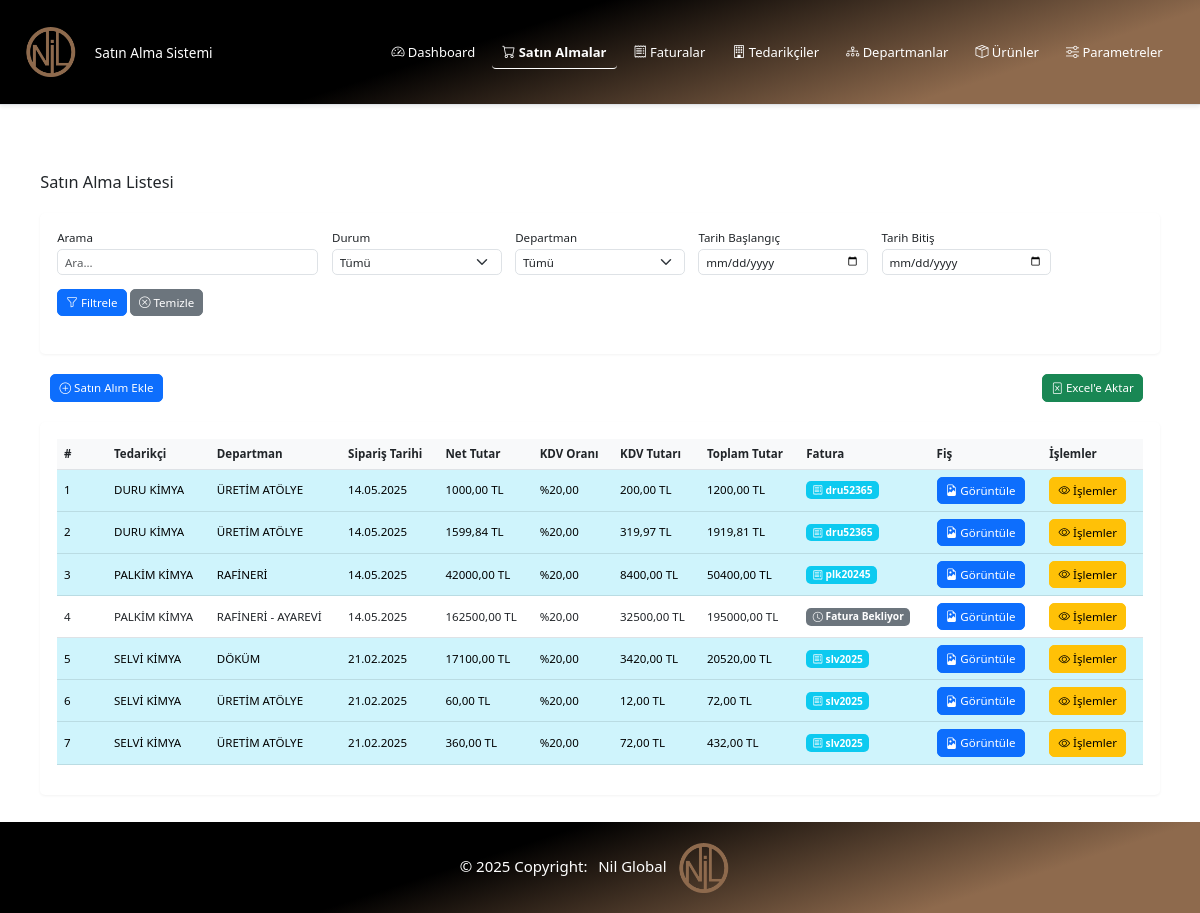
Before: / with the older database file.
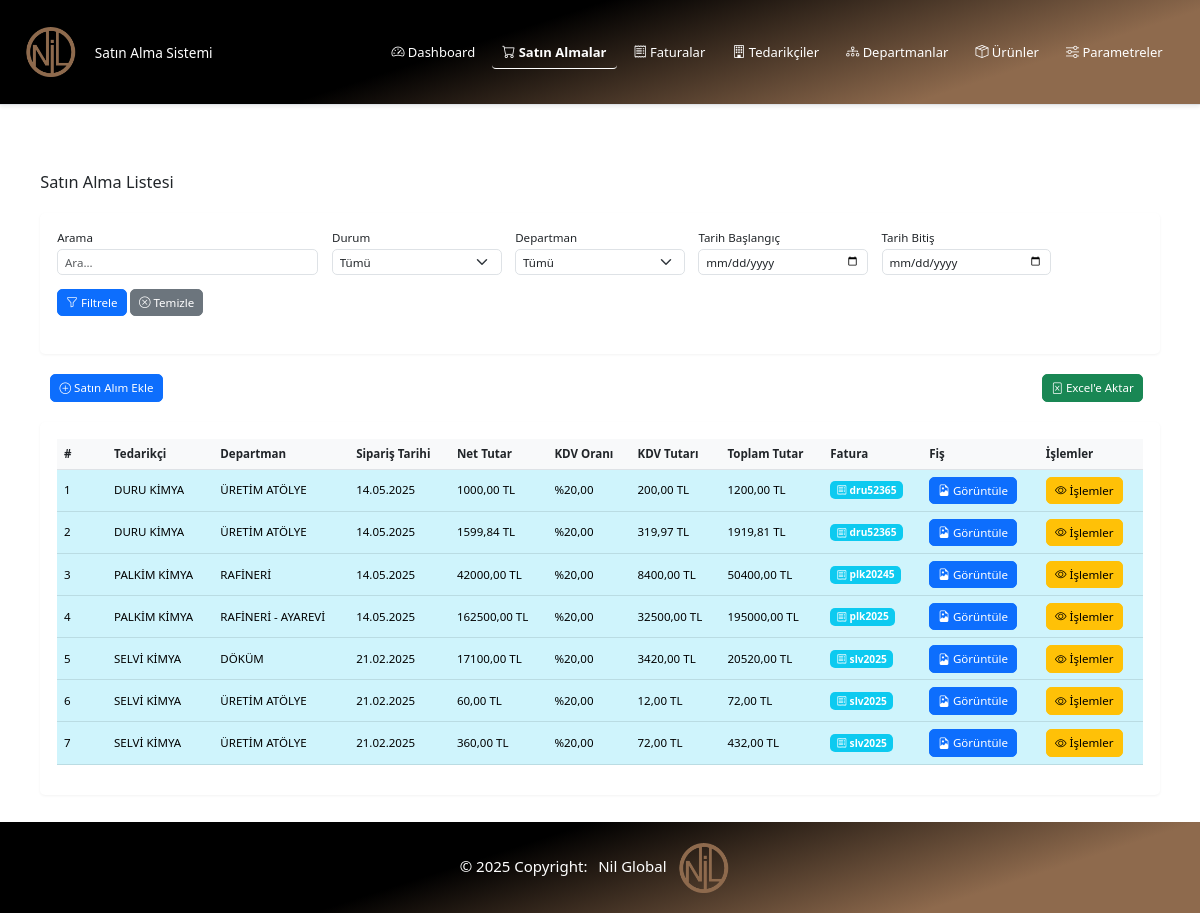
After: the same page with the newer database file.
### satin_alma/models.py (models this page shows, shortened)
class SatinAlma(models.Model):
    tedarikci = models.ForeignKey(Tedarikci, on_delete=models.CASCADE, verbose_name="Tedarikçi")
    urun = models.ForeignKey(Urun, on_delete=models.CASCADE, verbose_name="Ürün")
    departman = models.ForeignKey(Departman, on_delete=models.SET_NULL, null=True, verbose_name="Departman")
    tarih = models.DateField(verbose_name="Tarih")
    miktar = models.DecimalField(max_digits=10, decimal_places=2, verbose_name="Miktar")
    birim = models.ForeignKey(Birim, on_delete=models.SET_NULL, null=True, verbose_name="Birim")
    birim_fiyat = models.DecimalField(max_digits=10, decimal_places=2, verbose_name="Birim Fiyat")
    kdv = models.ForeignKey(KDV, on_delete=models.SET_NULL, null=True, verbose_name="KDV")
    para_birimi = models.ForeignKey(ParaBirimi, on_delete=models.SET_NULL, null=True, verbose_name="Para Birimi")
    fis = models.FileField(upload_to='fisler/', blank=True, null=True, verbose_name="Fiş")
    faturaya_baglandi = models.BooleanField(default=False, verbose_name="Faturaya Bağlandı")
    created_at = models.DateTimeField(auto_now_add=True)
    updated_at = models.DateTimeField(auto_now=True)
    class Meta:
        verbose_name = "Satın Alma"
        verbose_name_plural = "Satın Almalar"
        ordering = ['-tarih']

### tedarikciler/models.py (models this page shows, shortened)
class Tedarikci(models.Model):
    ad = models.CharField(max_length=255, verbose_name="Firma Adı")
    hizmet = models.CharField(max_length=255, verbose_name="Verdiği Hizmet")
    yetkili = models.CharField(max_length=255, verbose_name="Firma Yetkilisi")
    telefon = models.CharField(max_length=20, verbose_name="Telefon Numarası")
    adres = models.TextField(blank=True, verbose_name="Adres")
    email = models.EmailField(blank=True, verbose_name="E-posta Adresi")
    created_at = models.DateTimeField(auto_now_add=True)
    updated_at = models.DateTimeField(auto_now=True)
    class Meta:
        verbose_name = "Tedarikçi"
        verbose_name_plural = "Tedarikçiler"
        ordering = ['ad']

### departmanlar/models.py (models this page shows, shortened)
class Departman(models.Model):
    ad = models.CharField(max_length=255, verbose_name="Departman Adı")
    sira = models.PositiveIntegerField(default=0, verbose_name="Sıra")
    created_at = models.DateTimeField(auto_now_add=True)
    updated_at = models.DateTimeField(auto_now=True)
    class Meta:
        verbose_name = "Departman"
        verbose_name_plural = "Departmanlar"
        ordering = ['ad']

### parametreler/models.py (models this page shows, shortened)
class ParaBirimi(models.Model):
    kod = models.CharField(max_length=10, verbose_name="Para Birimi Kodu")
    created_at = models.DateTimeField(auto_now_add=True)
    updated_at = models.DateTimeField(auto_now=True)
    class Meta:
        verbose_name = "Para Birimi"
        verbose_name_plural = "Para Birimleri"
        ordering = ['kod']

class KDV(models.Model):
    ad = models.CharField(max_length=50, verbose_name="KDV Adı", default="")
    oran = models.DecimalField(max_digits=4, decimal_places=2, verbose_name="KDV Oranı (%)")
    created_at = models.DateTimeField(auto_now_add=True)
    updated_at = models.DateTimeField(auto_now=True)
    class Meta:
        verbose_name = "KDV"
        verbose_name_plural = "KDV Oranları"
        ordering = ['oran']

### faturalar/models.py (models this page shows, shortened)
class Fatura(models.Model):
    tedarikci = models.ForeignKey(Tedarikci, on_delete=models.CASCADE, related_name='faturalari')
    fatura_no = models.CharField(max_length=50, verbose_name="Fatura No")
    fatura_tarihi = models.DateField(verbose_name="Fatura Tarihi")
    odeme_tarihi = models.DateField(verbose_name="Ödeme Tarihi")
    tutar = models.DecimalField(max_digits=12, decimal_places=2, verbose_name="Tutar")
    fatura_dosya = models.FileField(upload_to='faturalar/', blank=True, null=True, verbose_name="Fatura Dosyası")
    satinalmalar = models.ManyToManyField('satin_alma.SatinAlma', related_name='faturalari', blank=True, verbose_name="Satın Almalar")
    created_at = models.DateTimeField(auto_now_add=True)
    updated_at = models.DateTimeField(auto_now=True)
    class Meta:
        verbose_name = "Fatura"
        verbose_name_plural = "Faturalar"
        ordering = ['-fatura_tarihi']

### satin_alma/views.py (the view, shortened to what this page needs)
# urls.py: path('', views.satin_alma_listesi, name='satin_alma_listesi'),
def satin_alma_listesi(request):
    tedarikci_id = request.GET.get('tedarikci')
    urun_id = request.GET.get('urun')
    departman_id = request.GET.get('departman')
    tarih_baslangic = request.GET.get('tarih_baslangic')
    tarih_bitis = request.GET.get('tarih_bitis')
    durum = request.GET.get('durum')
    arama = request.GET.get('arama', '').strip()
    export = request.GET.get('export')
    satin_almalar = SatinAlma.objects.select_related(
        'tedarikci', 'urun', 'departman', 'birim', 'para_birimi', 'kdv'
    ).prefetch_related('faturalari')
    if tedarikci_id:
        satin_almalar = satin_almalar.filter(tedarikci_id=tedarikci_id)
    if urun_id:
        satin_almalar = satin_almalar.filter(urun_id=urun_id)
    if departman_id:
        satin_almalar = satin_almalar.filter(departman_id=departman_id)
    if tarih_baslangic:
        satin_almalar = satin_almalar.filter(tarih__gte=tarih_baslangic)
    if tarih_bitis:
        satin_almalar = satin_almalar.filter(tarih__lte=tarih_bitis)
    satin_alma_listesi = []
    for satinalma in satin_almalar:
        net_tutar = satinalma.birim_fiyat * satinalma.miktar
        kdv_tutari = net_tutar * (satinalma.kdv.oran / 100) if satinalma.kdv else 0
        toplam_tutar = net_tutar + kdv_tutari
        satin_alma_listesi.append({
            'model': satinalma,
            'net_tutar': net_tutar,
            'kdv_tutari': kdv_tutari,
            'toplam_tutar': toplam_tutar
        })
    context = {
        'satin_alma_listesi': satin_alma_listesi,
        'tedarikciler': Tedarikci.objects.all(),
        'urunler': Urun.objects.all(),
        'departmanlar': Departman.objects.all(),
        'filtre': {
            'tedarikci': tedarikci_id,
            'urun': urun_id,
            'departman': departman_id,
            'tarih_baslangic': tarih_baslangic,
            'tarih_bitis': tarih_bitis,
            'durum': durum,
            'arama': arama,
        }
    }
    return render(request, 'satin_alma/satin_alma_listesi.html', context)

### templates/satin_alma/satin_alma_listesi.html (shortened to what the changed rows need)
{% extends 'base.html' %}
{% load static %}
{% block page_content %}
<div class="container">
    <div class="d-flex justify-content-between align-items-center mb-3 mt-4">
        <h2>Satın Alma Listesi</h2>
    </div>
    <div class="card">
        <div class="card-body">
            <div class="table-responsive">
                <table class="table table-hover">
                    <thead>
                        <tr>
                            <th style="width: 50px">#</th>
                            <th>Tedarikçi</th>
                            <th>Departman</th>
                            <th>Sipariş Tarihi</th>
                            <th>Net Tutar</th>
                            <th>KDV Oranı</th>
                            <th>KDV Tutarı</th>
                            <th>Toplam Tutar</th>
                            <th>Fatura</th>
                            <th>Fiş</th>
                            <th>İşlemler</th>
                        </tr>
                    </thead>
                    <tbody>
                        {% for item in satin_alma_listesi %}
                            {% with satinalma=item.model %}
                            <tr {% if satinalma.faturalari.exists %}class="table-info"{% endif %}>
                                <td>{{ forloop.counter }}</td>
                                <td>{{ satinalma.tedarikci.ad }}</td>
                                <td>{{ satinalma.departman.ad }}</td>
                                <td>{{ satinalma.tarih|date:"d.m.Y" }}</td>
                                <td>{{ item.net_tutar|floatformat:2 }} {{ satinalma.para_birimi.kod }}</td>
                                <td>%{{ satinalma.kdv.oran }}</td>
                                <td>{{ item.kdv_tutari|floatformat:2 }} {{ satinalma.para_birimi.kod }}</td>
                                <td>{{ item.toplam_tutar|floatformat:2 }} {{ satinalma.para_birimi.kod }}</td>
                                <td>
                                    {% with fatura=satinalma.faturalari.first %}
                                        {% if fatura %}
                                            <a href="{% url 'faturalar:fatura_detay' fatura.id %}" class="text-decoration-none">
                                                <span class="badge bg-info btn btn-sm">
                                                    <i class="bi bi-receipt"></i> {{ fatura.fatura_no }}
                                                </span>
                                            </a>
                                        {% else %}
                                            <span class="badge bg-secondary btn btn-sm">
                                                <i class="bi bi-clock"></i> Fatura Bekliyor
                                            </span>
                                        {% endif %}
                                    {% endwith %}
                                </td>
                                <td>
                                    {% if satinalma.fis %}
                                        <a href="{{ satinalma.fis.url }}" target="_blank" class="btn btn-primary" title="Fişi Görüntüle">
                                            <i class="bi bi-file-earmark-image"></i> Görüntüle
                                        </a>
                                    {% else %}
                                        <span class="text-muted">-</span>
                                    {% endif %}
                                </td>
                                <td>
                                    <div class="btn-group">
                                        <a href="{% url 'satin_alma:satin_alma_detay' satinalma.id %}"
                                        class="btn btn-warning" title="Detay">
                                            <i class="bi bi-eye"></i> İşlemler
                                        </a>
                                    </div>
                                </td>
                            </tr>
                            {% endwith %}
                        {% empty %}
                            <tr>
                                <td colspan="11" class="text-center">Satın alma kaydı bulunamadı.</td>
                            </tr>
                        {% endfor %}
                    </tbody>
                </table>
            </div>
        </div>
    </div>
</div>
{% endblock %}

Changed rows visible on the page:
changed SatinAlma "RAFİNERİ - AYAREVİ": no longer shows "Fatura Bekliyor"
added Fatura: fatura_no "plk2025"
